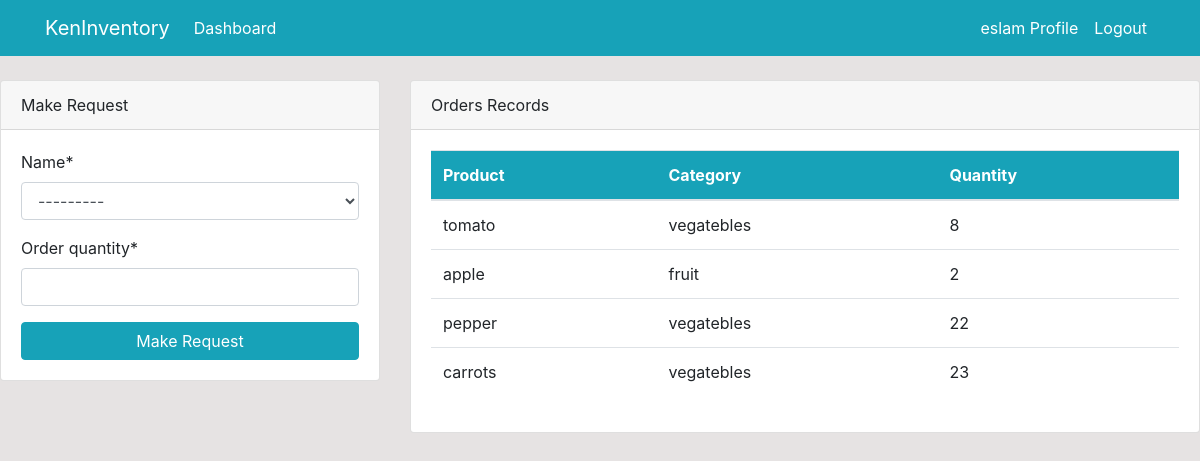
/dashboard/ (signed in), run on the app's committed database.
### dashboard/models.py (models this page shows, shortened)
class Product(models.Model):
    name = models.CharField(max_length=100, null=True)
    quantity = models.PositiveIntegerField(null=True)
    category = models.ForeignKey(
        Category,  related_name="categoryProduct", on_delete=models.CASCADE)
    def __str__(self):
        return f'{self.name}'

class Order(models.Model):
    name = models.ForeignKey(Product, on_delete=models.CASCADE, null=True)
    customer = models.ForeignKey(User, on_delete=models.CASCADE, null=True)
    order_quantity = models.PositiveIntegerField(null=True)

class Category(models.Model):
    title = models.CharField(max_length=50)
    slug = models.SlugField(null=False, unique=True, allow_unicode=True)
    create_at = models.DateTimeField(auto_now_add=True)
    update_at = models.DateTimeField(auto_now=True)
    def __str__(self):
        return self.title

### dashboard/views.py (the view)
# urls.py: path('dashboard/', views.index, name='dashboard-index'),
@login_required(login_url='user-login')
def index(request):
    order = Order.objects.all()
    product = Product.objects.all()
    if request.method == 'POST':
        form = OrderForm(request.POST)
        if form.is_valid():
            obj = form.save(commit=False)
            obj.customer = request.user
            obj.save()
            return redirect('dashboard-index')
    else:
        form = OrderForm()
    return render(request,'dashboard/index.html',{'order':order, 'form': form,'product':product})

### dashboard/forms.py
class OrderForm(forms.ModelForm):
    class Meta:
        model = Order
        fields = ['name', 'order_quantity']

### templates/dashboard/index.html (shortened to what this page needs)
{% extends 'partials/base.html' %}
{% block content %}
{% if user.is_authenticated and user.is_staff and user.is_superuser %}
{% include 'partials/topside.html' %}
<div class="row ">
    <div class="col-md-6 my-4">
        <div class="bg-white">
            <div class="card-body">
                <canvas id="myChart1" width="400" height="300"></canvas>
                <script>
                    var ctx = document.getElementById('myChart1').getContext('2d');
                    var myChart1 = new Chart(ctx, {
                        type: 'pie',
                        data: {
                            labels: [{% for product in product %} '{{product.name}}', {% endfor %}],
                    datasets: [{
                        label: 'Number of Products',
                        data: [{% for product in product %} {{ product.quantity }}, {% endfor %}],
                        backgroundColor: [
                            'rgba(255, 99, 132, 1)',
                            'rgba(54, 162, 235, 1)',
                            'rgba(255, 206, 86, 1)',
                            'rgba(75, 192, 192, 1)',
                            'rgba(153, 102, 255, 1)',
                            'rgba(25, 159, 64, 1)'
                        ],
                            borderColor: [
                                'rgba(255, 99, 132, 1)',
                                'rgba(54, 162, 235, 1)',
                                'rgba(255, 206, 86, 1)',
                                'rgba(75, 192, 192, 1)',
                                'rgba(153, 102, 255, 1)',
                                'rgba(255, 159, 64, 1)'
                            ],
                                borderWidth: 1
                    }]
                        },
                    options: {
                        scales: {
                            yAxes: [{
                                ticks: {
                                    beginAtZero: true
                                }
                            }]
                        }
                    }
                    });
                </script>
            </div>
        </div>
    </div>
    <div class="col-md-6 my-4">
        <div class="bg-white">
            <div class="card-body">
                <canvas id="myChart" width="400" height="300"></canvas>
                <script>
                    var ctx = document.getElementById('myChart').getContext('2d');
                    var myChart = new Chart(ctx, {
                        type: 'bar',
                        data: {
                            labels: [{% for order in order %} '{{order.name}}',{% endfor %}],
                    datasets: [{
                        label: 'Orders',
                        data: [{% for order in order %} {{ order.order_quantity }}, {% endfor %}],
                        backgroundColor: [
                            'rgba(255, 99, 132, 1)',
                            'rgba(54, 162, 235, 1)',
                            'rgba(255, 206, 86, 1)',
                            'rgba(75, 192, 192, 1)',
                            'rgba(153, 102, 255, 1)',
                            'rgba(25, 159, 64, 1)',
                            'rgba(75, 206, 86, 1)',
                            'rgba(90, 192, 192, 1)',
                            'rgba(33, 102, 255, 1)',
                        ],
                            borderColor: [
                                'rgba(255, 99, 132, 1)',
                                'rgba(54, 162, 235, 1)',
                                'rgba(255, 206, 86, 1)',
                                'rgba(75, 192, 192, 1)',
                                'rgba(153, 102, 255, 1)',
                                'rgba(255, 159, 64, 1)'
                            ],
                                borderWidth: 1
                    }]
                        },
                    options: {
                        scales: {
                            yAxes: [{
                                ticks: {
                                    beginAtZero: true
                                }
                            }]
                        }
                    }
                    });
                </script>
            </div>
        </div>
    </div>
</div>
{% else %}
{% include 'dashboard/customer_index.html' %}
{% endif%}
{% endblock %}

### templates/partials/nav.html (shortened to what this page needs)
<nav class="navbar navbar-expand-lg navbar-info bg-info">
    <div class="container">
        {% if user.is_authenticated %}
        <a class="navbar-brand text-white" href="{% url 'dashboard-index' %}">KenInventory</a>
        <div class="collapse navbar-collapse" id="navbarSupportedContent">
            <ul class="navbar-nav mr-auto">
                <li class="nav-item active">
                    <a class="nav-link text-white" href="{% url 'dashboard-index' %}">Dashboard </a>
                </li>
            </ul>
            <ul class="navbar-nav ml-auto">
                <li class="nav-item active">
                    <a class="nav-link text-white" href="{% url 'user-profile' %}">{{ user.username }} Profile
                        <span class="sr-only">(current)</span></a>
                </li>
                <li class="nav-item">
                    <a class="nav-link text-white" href="{% url 'user-logout' %}">Logout</a>
                </li>
            </ul>
            {% endif %}
        </div>
    </div>
</nav>

### templates/dashboard/customer_index.html (shortened to what this page needs)
{% load crispy_forms_tags %}
<div>
    <div class="row mt-4">
        <div class="col-md-4">
            <div class="card">
                <div class="card-header">
                    Make Request
                </div>
                <div class="card-body">
                    <form method="POST">
                        {{ form|crispy }}
                        <input class="btn btn-info btn-block" type="submit" value="Make Request">
                    </form>
                </div>
            </div>
        </div>
        <div class="col-md-8">
            <div class="card">
                <div class="card-header">
                    Orders Records
                </div>
                <div class="card-body">
                    <table class="table bg-white">
                        <thead class="bg-info text-white">
                            <tr>
                                <th scope="col">Product</th>
                                <th scope="col">Category</th>
                                <th scope="col">Quantity</th>
                            </tr>
                        </thead>
                        <tbody>
                            {% for order in order %}
                            {% if order.customer == user %}
                            <tr>
                                <td>{{ order.name }}</td>
                                <td>{{ order.name.category }}</td>
                                <td>{{ order.order_quantity }}</td>
                            </tr>
                            {% endif %}
                            {% endfor %}
                        </tbody>
                    </table>
                </div>
            </div>
        </div>
    </div>
</div>

### project/static/css/style.css (style rules this page uses)
body { background: rgb(230, 227, 227); }

### data on the page
Product: name "---------"
Order: name "tomato", name.category "vegatebles", order_quantity "8"
Order: name "apple", name.category "fruit", order_quantity "2"
Order: name "pepper", name.category "vegatebles", order_quantity "22"
Order: name "carrots", name.category "vegatebles", order_quantity "23"

### other printed values
{{ user.username }} "eslam"
